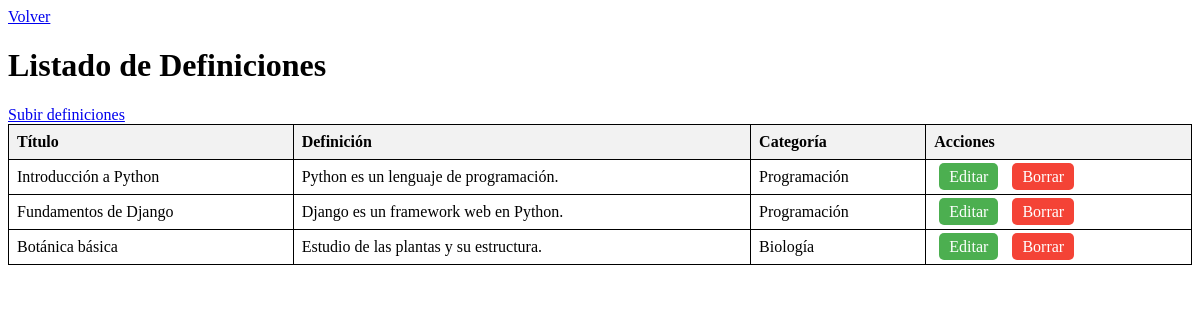
/api/verDefiniciones/, run on the app's committed database.
### api/models.py (models this page shows)
class Definicion(models.Model):
    titulo = models.CharField(max_length=255)
    definicion = models.TextField()
    categoria = models.ForeignKey(Categoria, on_delete=models.SET_NULL, null=True, blank=True)
    def __str__(self):
        return self.titulo

class Categoria(models.Model):
    nombre = models.CharField(max_length=100, unique=True)  # Nombre de la categoría
    def __str__(self):
        return self.nombre

### api/views.py (the view)
# urls.py: path('verDefiniciones/', views.ver_definiciones, name='verDefiniciones'),
def ver_definiciones(request):
    definiciones = Definicion.objects.all()  # Obtiene todos los datos del modelo Definicion
    print(definiciones)
    return render(request, 'verDefiniciones.html', {'definiciones': definiciones})

### api/templates/verDefiniciones.html (shortened to what this page needs)
<!DOCTYPE html>
<html>
<head>
</head>
<body>
    <a href="{% url 'general' %}">Volver</a>
    <h1>Listado de Definiciones</h1>
    <a href="{% url 'subirDefiniciones' %}">Subir definiciones</a>
    <table>
        <thead>
            <tr>
                <th>Título</th>
                <th>Definición</th>
                <th>Categoría</th>
                <th>Acciones</th>
            </tr>
        </thead>
        <tbody>
            {% for definicion in definiciones %}
            <tr>
                <td>{{ definicion.titulo }}</td>
                <td>{{ definicion.definicion }}</td>
                <td>{{ definicion.categoria|default:"N/A" }}</td>
                <td>
                    <a href="{% url 'editarDefinicion' definicion.id %}" class="action-button">Editar</a>
                    <a href="{% url 'borrarDefinicion' definicion.id %}" class="action-button delete-button">Borrar</a>
                </td>
            </tr>
            {% endfor %}
        </tbody>
    </table>
</body>
</html>

### api/templates/verDefiniciones.html (style rules this page uses)
table { width: 100%; border-collapse: collapse; }
th, td { border: 1px solid black; padding: 8px; text-align: left; }
th { background-color: #f2f2f2; }
.action-button { margin: 0 5px; padding: 5px 10px; background-color: #4CAF50; color: white; text-decoration: none; border-radius: 5px; }
.delete-button { background-color: #f44336; }

### data on the page
Definicion: titulo "Introducción a Python", definicion "Python es un lenguaje de programación.", categoria "Programación"
Definicion: titulo "Fundamentos de Django", definicion "Django es un framework web en Python.", categoria "Programación"
Definicion: titulo "Botánica básica", definicion "Estudio de las plantas y su estructura.", categoria "Biología"
